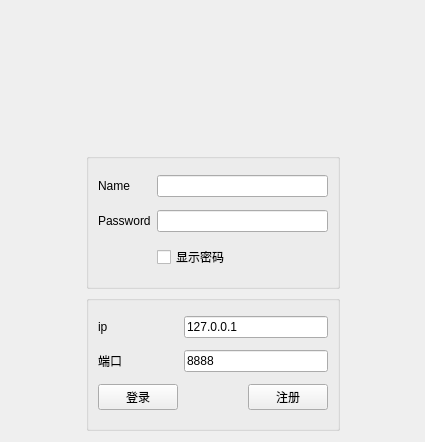
<?xml version="1.0" encoding="UTF-8"?>
<ui version="4.0">
 <class>MainWidget</class>
 <widget class="QWidget" name="MainWidget">
  <property name="geometry">
   <rect>
    <x>0</x>
    <y>0</y>
    <width>425</width>
    <height>442</height>
   </rect>
  </property>
  <property name="windowTitle">
   <string>MainWidget</string>
  </property>
  <layout class="QGridLayout" name="gridLayout_3">
   <item row="0" column="0">
    <spacer name="horizontalSpacer_4">
     <property name="orientation">
      <enum>Qt::Horizontal</enum>
     </property>
     <property name="sizeHint" stdset="0">
      <size>
       <width>49</width>
       <height>20</height>
      </size>
     </property>
    </spacer>
   </item>
   <item row="0" column="1">
    <widget class="QLabel" name="labelTitleImage">
     <property name="text">
      <string/>
     </property>
    </widget>
   </item>
   <item row="0" column="2">
    <spacer name="horizontalSpacer_3">
     <property name="orientation">
      <enum>Qt::Horizontal</enum>
     </property>
     <property name="sizeHint" stdset="0">
      <size>
       <width>49</width>
       <height>20</height>
      </size>
     </property>
    </spacer>
   </item>
   <item row="1" column="0">
    <spacer name="horizontalSpacer_2">
     <property name="orientation">
      <enum>Qt::Horizontal</enum>
     </property>
     <property name="sizeHint" stdset="0">
      <size>
       <width>49</width>
       <height>20</height>
      </size>
     </property>
    </spacer>
   </item>
   <item row="1" column="1">
    <widget class="QGroupBox" name="groupBox">
     <property name="title">
      <string/>
     </property>
     <layout class="QGridLayout" name="gridLayout">
      <item row="0" column="0">
       <widget class="QLabel" name="labelName">
        <property name="text">
         <string>Name</string>
        </property>
       </widget>
      </item>
      <item row="0" column="1">
       <widget class="QLineEdit" name="lineName"/>
      </item>
      <item row="1" column="0">
       <widget class="QLabel" name="labelPassword">
        <property name="text">
         <string>Password</string>
        </property>
       </widget>
      </item>
      <item row="1" column="1">
       <widget class="QLineEdit" name="linePassword">
        <property name="echoMode">
         <enum>QLineEdit::Password</enum>
        </property>
       </widget>
      </item>
      <item row="2" column="1">
       <widget class="QCheckBox" name="checkShowPass">
        <property name="text">
         <string>显示密码</string>
        </property>
        <property name="checked">
         <bool>false</bool>
        </property>
       </widget>
      </item>
     </layout>
    </widget>
   </item>
   <item row="1" column="2">
    <spacer name="horizontalSpacer_5">
     <property name="orientation">
      <enum>Qt::Horizontal</enum>
     </property>
     <property name="sizeHint" stdset="0">
      <size>
       <width>49</width>
       <height>20</height>
      </size>
     </property>
    </spacer>
   </item>
   <item row="2" column="0">
    <spacer name="horizontalSpacer">
     <property name="orientation">
      <enum>Qt::Horizontal</enum>
     </property>
     <property name="sizeHint" stdset="0">
      <size>
       <width>49</width>
       <height>20</height>
      </size>
     </property>
    </spacer>
   </item>
   <item row="2" column="1">
    <widget class="QGroupBox" name="groupBox_2">
     <property name="title">
      <string/>
     </property>
     <layout class="QGridLayout" name="gridLayout_2">
      <item row="0" column="0">
       <widget class="QLabel" name="label">
        <property name="text">
         <string>ip</string>
        </property>
       </widget>
      </item>
      <item row="0" column="1" colspan="2">
       <widget class="QLineEdit" name="lineIP">
        <property name="text">
         <string>127.0.0.1</string>
        </property>
       </widget>
      </item>
      <item row="1" column="0">
       <widget class="QLabel" name="label_2">
        <property name="text">
         <string>端口</string>
        </property>
       </widget>
      </item>
      <item row="1" column="1" colspan="2">
       <widget class="QLineEdit" name="linePort">
        <property name="text">
         <string>8888</string>
        </property>
       </widget>
      </item>
      <item row="2" column="0">
       <widget class="QPushButton" name="buttonLogin">
        <property name="text">
         <string>登录</string>
        </property>
       </widget>
      </item>
      <item row="2" column="1">
       <spacer name="horizontalSpacer_7">
        <property name="orientation">
         <enum>Qt::Horizontal</enum>
        </property>
        <property name="sizeHint" stdset="0">
         <size>
          <width>58</width>
          <height>20</height>
         </size>
        </property>
       </spacer>
      </item>
      <item row="2" column="2">
       <widget class="QPushButton" name="buttonSignup">
        <property name="text">
         <string>注册</string>
        </property>
       </widget>
      </item>
     </layout>
    </widget>
   </item>
   <item row="2" column="2">
    <spacer name="horizontalSpacer_6">
     <property name="orientation">
      <enum>Qt::Horizontal</enum>
     </property>
     <property name="sizeHint" stdset="0">
      <size>
       <width>49</width>
       <height>20</height>
      </size>
     </property>
    </spacer>
   </item>
  </layout>
 </widget>
 <resources/>
 <connections/>
</ui>
